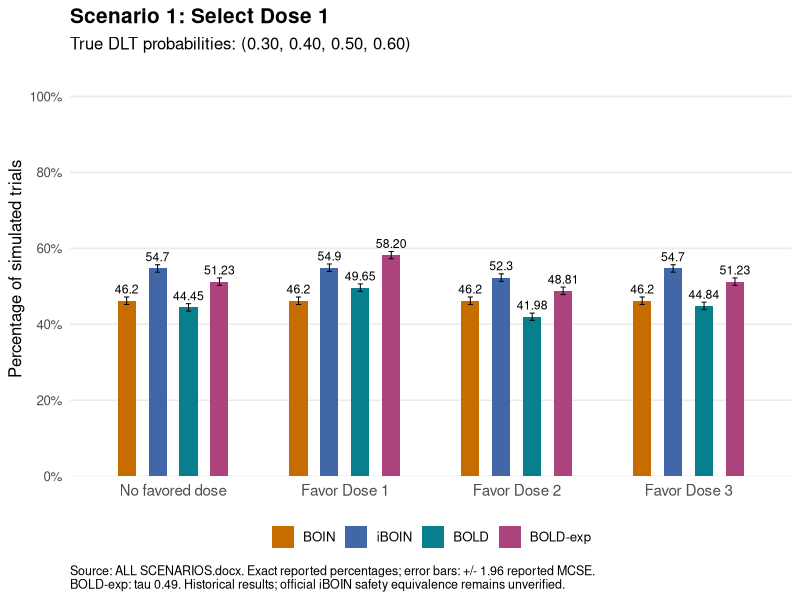
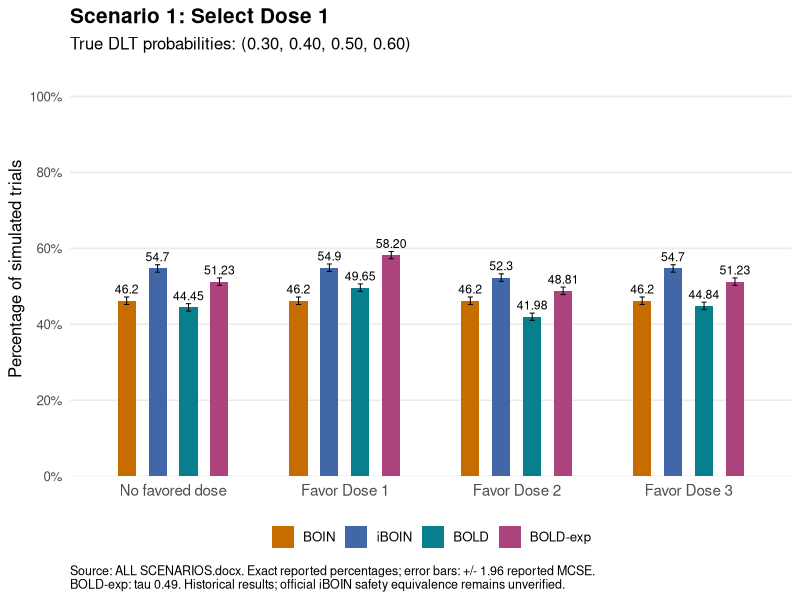
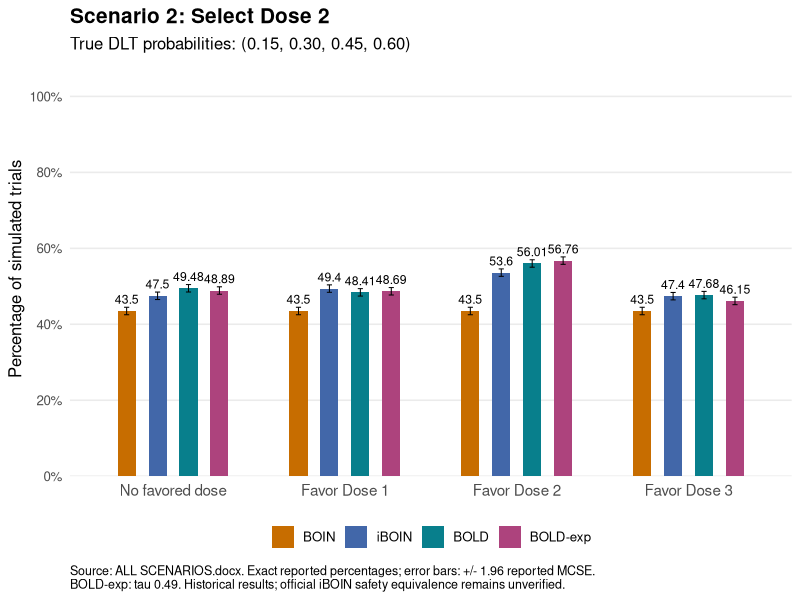
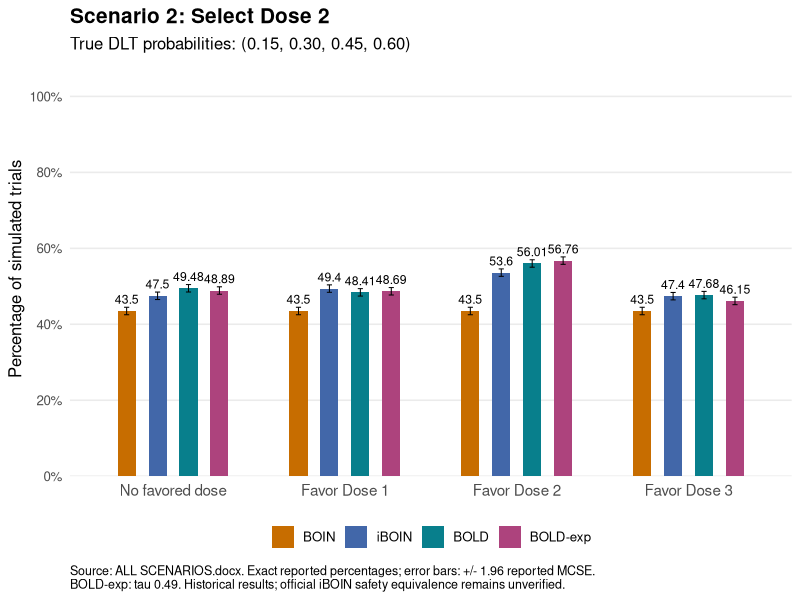
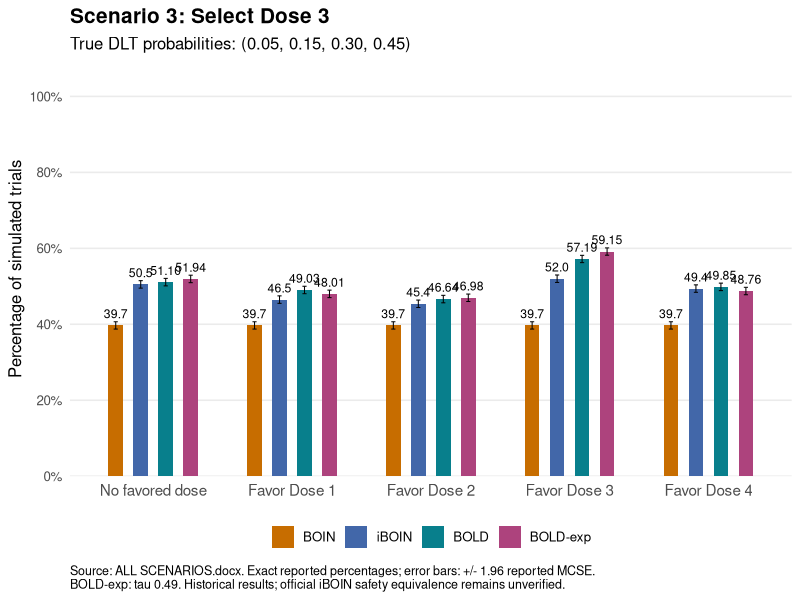
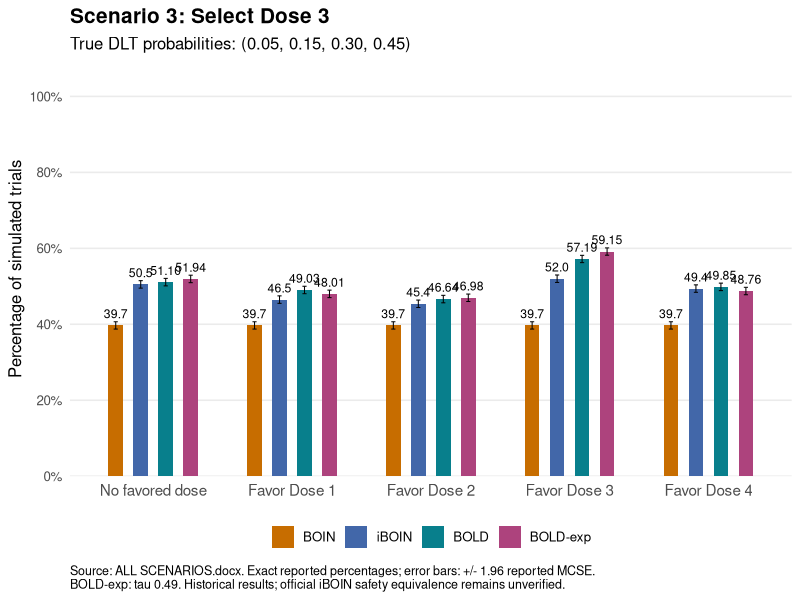
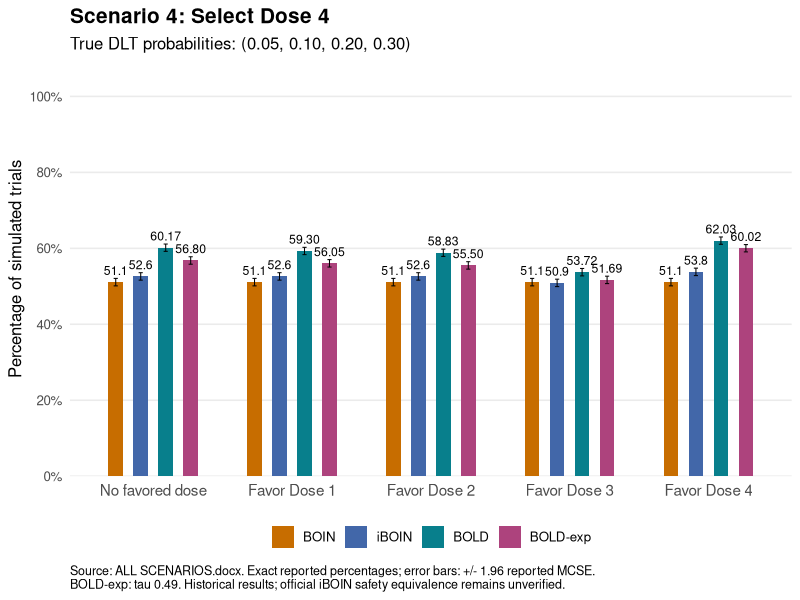
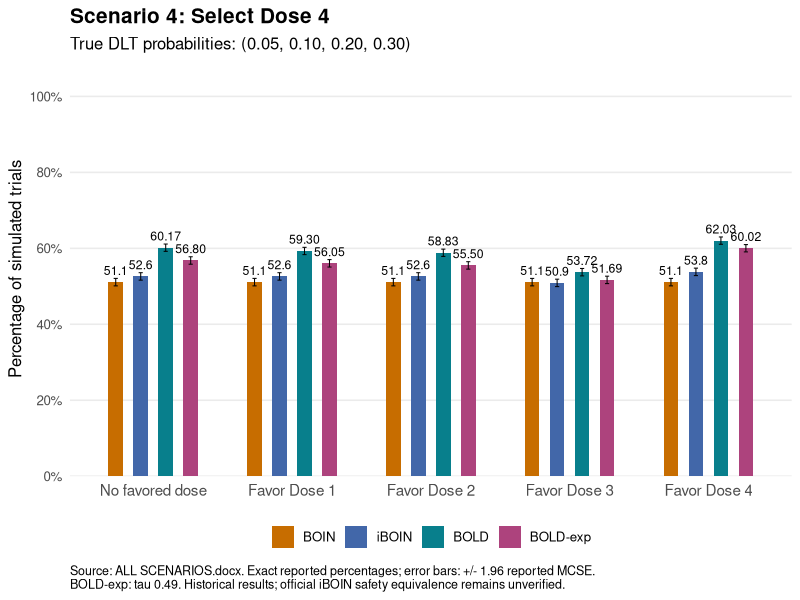

These charts were generated, in order, by the following R code:
library(ggplot2)
d <- read.csv("docs/data/word_all_results.csv", colClasses="character", check.names=FALSE)
d$value <- as.numeric(d$percentage)
d$error <- as.numeric(d$mcse)
colors <- c(BOIN="#C76D00", iBOIN="#4267A9", BOLD="#087F8C", "BOLD-exp"="#AD437D")
dir.create("docs/figures", recursive=TRUE, showWarnings=FALSE)
for (key in unique(d$figure)) {
  z <- d[d$figure == key, ]
  z$category <- factor(z$category, levels=unique(z$category))
  z$method <- factor(z$method, levels=names(colors)[names(colors) %in% z$method])
  dodge <- position_dodge(width=.72)
  p <- ggplot(z, aes(category, value, fill=method, group=method)) +
    geom_col(position=dodge, width=.42) +
    geom_errorbar(aes(ymin=pmax(0,value-1.96*error), ymax=pmin(100,value+1.96*error)),
      position=dodge, width=.12, linewidth=.35) +
    geom_text(aes(label=percentage), position=dodge, vjust=-.8, size=3.1) +
    scale_fill_manual(values=colors, drop=TRUE) +
    scale_y_continuous(limits=c(0,108), breaks=seq(0,100,20),
      labels=function(x) paste0(x,"%"), expand=expansion(mult=c(0,.01))) +
    labs(title=paste0("Scenario ",z$scenario[1],": ",z$endpoint[1]),
      subtitle=paste0("True DLT probabilities: (",z$rates[1],")"),
      x=NULL,y="Percentage of simulated trials",fill=NULL,
      caption=paste0("Source: ALL SCENARIOS.docx. Exact reported percentages; error bars: +/- 1.96 reported MCSE.\n",
        "BOLD-exp: tau 0.49. Historical results; official iBOIN safety equivalence remains unverified.",
        if (z$scenario[1] %in% c("9","10")) " iBOIN not available." else "")) +
    theme_minimal(base_size=12) +
    theme(legend.position="bottom",panel.grid.major.x=element_blank(),
      panel.grid.minor=element_blank(), plot.title=element_text(face="bold",size=15),
      plot.caption=element_text(hjust=0,size=9), axis.text.x=element_text(size=11))
  ggsave(paste0("docs/figures/",key,".png"),p,width=12,height=5.6,dpi=180,bg="white")
  ggsave(paste0("docs/figures/",key,".pdf"),p,width=12,height=5.6)
}
